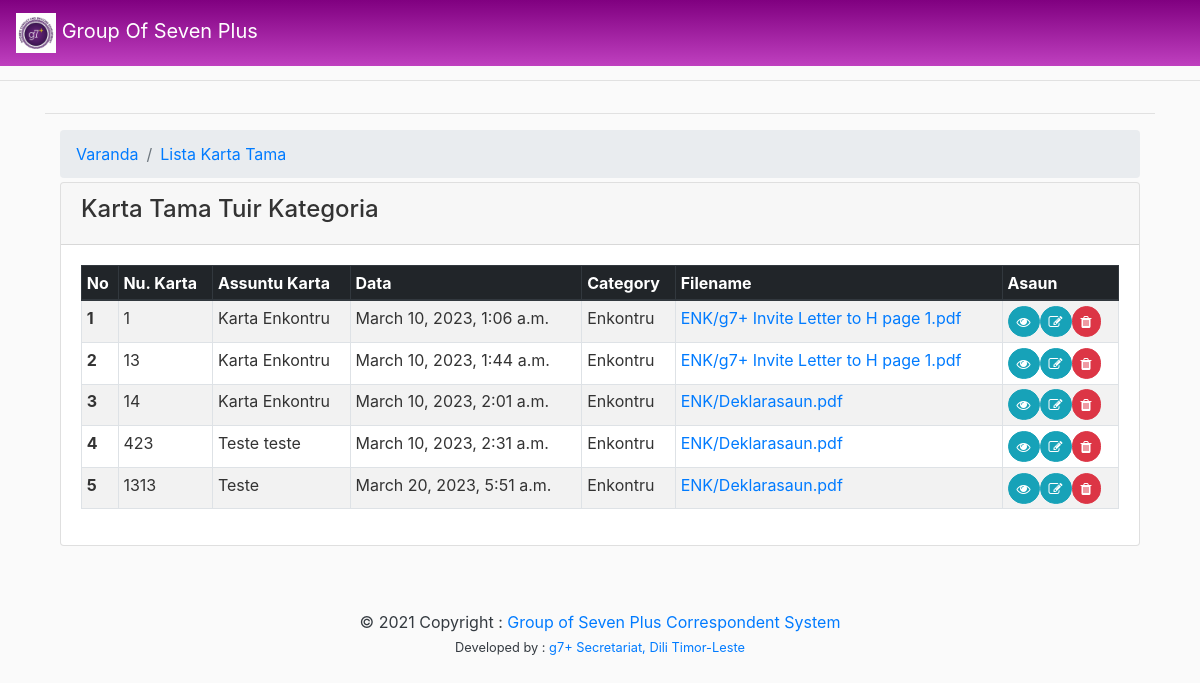
The app's page /kategoria-karta-tama/c4ca4238a0b923820dcc509a6f75849b with its own data.
### KartaTama/models.py (models this page shows, shortened)
class kartaTama(models.Model):
	klasifikasaun = (
		('Urgente' , 'Urgente'),
		('Normal' , 'Normal'),
		('Konfidensial' , 'Konfidensial'),
		)
	nu_karta_tama = models.CharField("Numeru Karta Tama", max_length=20, unique=True, null=False)
	subject_karta_tama = models.CharField("Subject Karta Tama", max_length=100, null=False)
	deskrisaun_karta_tama = models.TextField("Deskrisaun Karta Tama")
	data_karta_tama = models.DateTimeField(auto_now_add=True)
	orijen_karta_tama = models.CharField("Orijen Karta Tama", max_length=100, null=False)
	entrega_husi = models.CharField("Karta Entrega Husi", max_length=100, null=False)
	klasifikasaun = models.CharField(max_length=32, null=True, choices=klasifikasaun)
	naran_folder = models.CharField("Naran Folder", max_length=50, null=True)
	naran_file = models.FileField("Naran File", max_length=200, null=True)
	kategoria_karta_tama = models.ForeignKey(kategoriaKarta, on_delete=models.CASCADE, null=True, related_name="Kategoria_Karta_Tama")
	tinan_karta = models.ForeignKey(Tinan, on_delete=models.CASCADE, null=False, related_name="Karta_Tama")
	hashed = models.CharField(max_length=32,null=True)
	class Meta:
		verbose_name_plural ="Karta Tama"

class kategoriaKarta(models.Model):
	kod_kategoria = models.CharField("Kodigu Kategoria", max_length=10, null=False)
	naran_kategoria = models.CharField("Naran Kategoria", max_length=100, null=False)
	hashed = models.CharField(max_length=32,null=True)
	class Meta:
		verbose_name_plural ="Kategoria Karta"

### KartaTama/views/KartaTama.py (the view)
# urls.py: path('kategoria-karta-tama/<str:hashid>', kategoriaKartaTama, name='kategoriakartatama'),
def kategoriaKartaTama(request, hashid):
	cat = kategoriaKarta.objects.all()
	category = get_object_or_404(kategoriaKarta, hashed=hashid)
	cat_docs = kartaTama.objects.filter(kategoria_karta_tama__hashed=hashid)
	context = {
		'dokumentu':cat_docs,
		'category' : category,
		'cat':cat,
	}
	return render(request, 'kategoria_karta_tama.html', context)

### KartaTama/templates/kategoria_karta_tama.html (shortened to what this page needs)
{% extends 'main/base.html' %}
{% load static %}
{% block content %}
  <section>
        <div class="container-fluid">
          <header>
            <ol class="breadcrumb mb-1 mt-1">
              <li class="breadcrumb-item"><a href="{% url 'index' %}">Varanda</a></li>
              <li class="breadcrumb-item"><a href="{% url 'listakartatama' %}">Lista Karta Tama</a></li>
            </ol>
          </header>
              <div class="row">
                <div class="col-lg-12">
                  <div class="card">
                    <div class="card-header d-flex align-items-center">
                      <h3 class="h4">Karta Tama Tuir Kategoria</h3>
                    </div>
                    <div class="card-body">
                      <div class="table-responsive">
                        <table class="table table-sm table-striped table-hover table-bordered" id="table_1">
                          <thead class="thead-dark">
                            <tr>
                              <th>No</th>
                              <th>Nu. Karta</th>
                              <th>Assuntu Karta</th>
                              <th>Data</th>
                              <th>Category</th>
                              <th>Filename</th>
                              <th>Asaun</th>
                            </tr>
                          </thead>
                          <tbody>
                            {% for data in dokumentu %}
                            <tr>
                              <th scope="row">{{forloop.counter}}</th>
                              <td>{{data.nu_karta_tama}}</td>
                              <td>{{data.subject_karta_tama}}</td>
                              <td>{{data.data_karta_tama}}</td>
                              <td>{{data.kategoria_karta_tama.naran_kategoria}}</td>
                              <td><a href="{{data.naran_file.url}}" target="_blank">{{data.naran_file}}</a></td>
                              <td>
                                <div class="d-flex bg-ligth">
                                  <div class="flex-fill">
                                    <a href="{% url 'detalukartatama' data.hashed %}" class="btn btn-sm btn-info" title="Update" style="border-radius: 17px">
                                      <i class="fa fa-eye"></i>
                                    </a>
                                  </div>
                                  <div class="flex-fill">
                                    <a href="#" class="btn btn-sm btn-info" title="Update" style="border-radius: 17px">
                                      <i class="fa fa-edit"></i>
                                    </a>
                                  </div>
                                  <div class="flex-fill">
                                    <button type="button" class="btn btn-sm btn-danger" data-toggle="modal" data-target="#delete-{{ data.id }}" style="text-decoration: none;border-radius: 17px">
                                      <i class="fa fa-trash"></i>
                                    </button>
                                    </div>
                                </div>
                              </td>
                            </tr>
                            {% endfor %}
                          </tbody>
                        </table>
                      </div>
                    </div>
                  </div>
                </div>
              </div>
            </div>
          </section>
{% endblock %}

### static/main/css/main.css (style rules this page uses)
body { background: #fafafa; color: #333333; margin-top: 5rem; }
h1, h2, h3, h4, h5, h6 { color: #444444; }

### records on screen
kartaTama: nu_karta_tama "1", subject_karta_tama "Karta Enkontru", data_karta_tama "March 10, 2023, 1:06 a.m.", kategoria_karta_tama.naran_kategoria "Enkontru", naran_file "ENK/g7+ Invite Letter to H page 1.pdf"
kartaTama: nu_karta_tama "13", subject_karta_tama "Karta Enkontru", data_karta_tama "March 10, 2023, 1:44 a.m.", kategoria_karta_tama.naran_kategoria "Enkontru", naran_file "ENK/g7+ Invite Letter to H page 1.pdf"
kartaTama: nu_karta_tama "14", subject_karta_tama "Karta Enkontru", data_karta_tama "March 10, 2023, 2:01 a.m.", kategoria_karta_tama.naran_kategoria "Enkontru", naran_file "ENK/Deklarasaun.pdf"
kartaTama: nu_karta_tama "423", subject_karta_tama "Teste teste", data_karta_tama "March 10, 2023, 2:31 a.m.", kategoria_karta_tama.naran_kategoria "Enkontru", naran_file "ENK/Deklarasaun.pdf"
kartaTama: nu_karta_tama "1313", subject_karta_tama "Teste", data_karta_tama "March 20, 2023, 5:51 a.m.", kategoria_karta_tama.naran_kategoria "Enkontru", naran_file "ENK/Deklarasaun.pdf"
